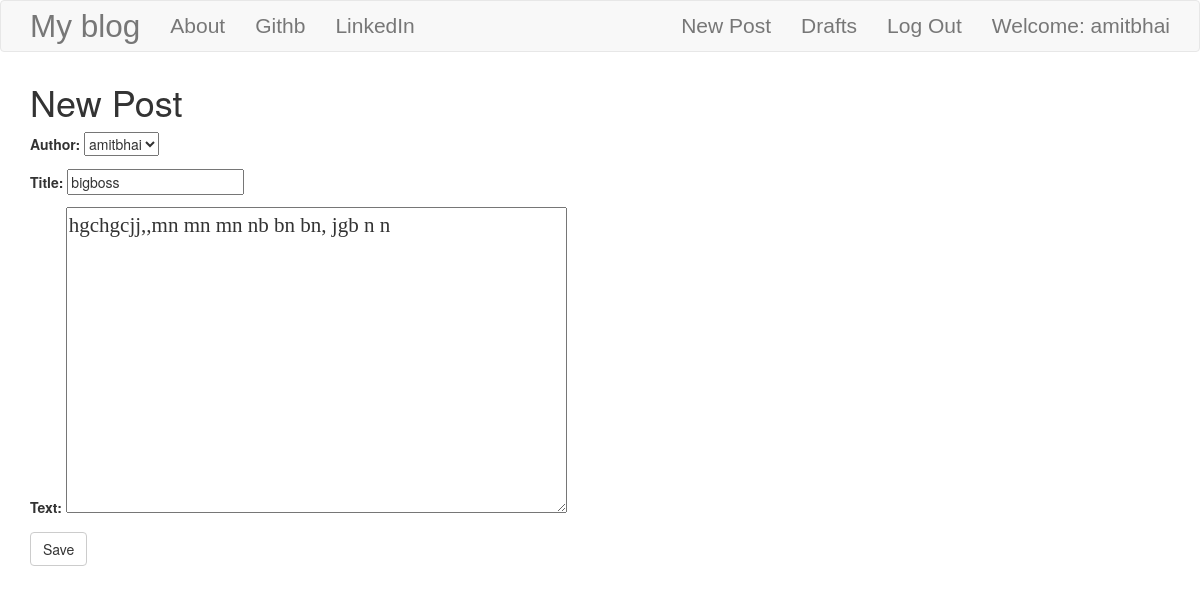
Screenshot of /post/2/edit/ (signed in) with the database file from the repository.
### blog/models.py (models this page shows, shortened)
class Post(models.Model):
    author = models.ForeignKey('auth.User')
    title = models.CharField(max_length=200)
    text = models.TextField()
    created_date = models.DateTimeField(default=timezone.now)
    published_date = models.DateTimeField(blank=True, null=True)

### blog/views.py (the view)
# urls.py: url(r'^post/(?P<pk>\d+)/edit/$',views.PostUpdateView.as_view(),name='post_edit'),
class PostUpdateView(LoginRequiredMixin,UpdateView):
    login_url = '/login/'
    redirect_field_name = 'blog/post_detail.html'
    form_class = PostForm
    model = Post

### blog/forms.py
class PostForm(forms.ModelForm):
    class Meta():
        model = Post
        fields=('author','title','text')
        widgets={
             'title':forms.TextInput(attrs={'class':'textinputclass'}),
             'text':forms.Textarea(attrs={'class':'editable medium-editor-textarea postcontent'})
        }

### blog/templates/blog/post_form.html (shortened to what this page needs)
{% extends 'blog/base.html'%}
{% block content %}
   <h1>New Post</h1>
   <form method="POST" class="post-form" >
     {{form.as_p}}
     <button type="submit" class="ssave btn btn-default">Save</button>
   </form>
{% endblock %}

### blog/templates/blog/base.html (shortened to what this page needs)
<!DOCTYPE html>
{% load staticfiles %}
<html>
  <head>
    <link rel="stylesheet" href="https://maxcdn.bootstrapcdn.com/bootstrap/3.3.7/css/bootstrap.min.css" >
     <link rel="stylesheet" href="//cdn.jsdelivr.net/npm/medium-editor@latest/dist/css/medium-editor.min.css" type="text/css" media="screen" charset="utf-8">
<link rel="stylesheet" href="{% static 'css/hello.css'%}">
  </head>
  <body>
     <nav class ="navbar navbar-default techfont custom-navbar">
       <div class="container">
         <ul class="nav navbar-nav">
           <li><a class = 'navbar-brand bigbrand' href="{% url 'post_list' %}">My blog</a></li>
           <li><a href="{%url 'about' %}">About</a></li>
           <li><a href="https://www.github.com">Githb</a></li>
           <li><a href="https://www.linkedin.com">LinkedIn</a></li>
         </ul>
         <ul  class='nav navbar-nav navbar-right'>
           {% if user.is_authenticated %}
           <li>
                      <a href="{% url 'post_new'%}">New Post</a>
           </li>
           <li>
                     <a href="{%url 'post_draft_list'%}">Drafts</a>
           </li>
             <li>
                      <a href="{%url 'logout'%}">Log Out</a>
             </li>
             <li>
                   <a>Welcome: {{ user.username }}</a>
             </li>
             {% else %}
             <li>
                   <a class='nav navbar-right' href="{% url 'login'%}"> <span class="glyph">Login</span></a>
             </li>
             {% endif %}
         </ul>
       </div>
     </nav>
<div class="content container">
  <div class="row">
    <div class="col-md-8">
      <div class="blog_posts">
        {% block content %}
        {% endblock %}
      </div>
    </div>
  </div>
</div>
  </body>
</html>

### blog/templates/static/css/hello.css (style rules this page uses)
.techfont { font-family: 'Russo One',sans-serif; font-size: 1.5em; margin-bottom: 10px; }
.postcontent { font-family: 'Montserrat'; font-size: 1.5em; }
.bigbrand { font-size: 1.5em }

### rows the page displays
Post: author "amitbhai", title "bigboss", text "hgchgcjj,,mn mn mn nb bn bn, jgb n n"

### other values shown
{{ user.username }} "amitbhai"
